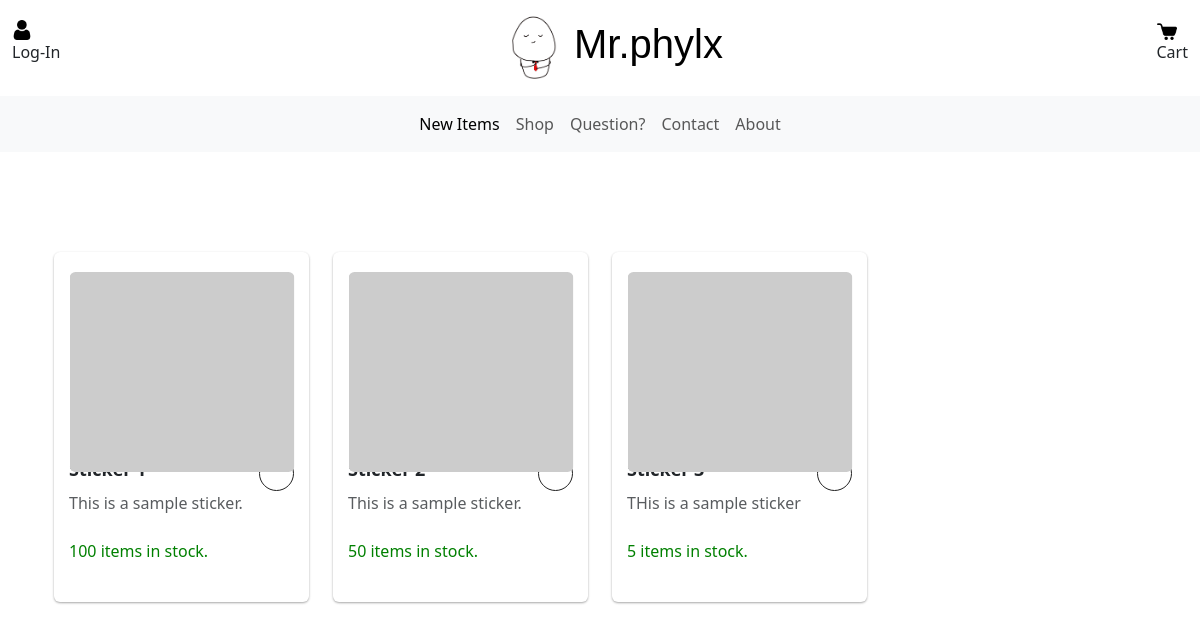
Page /shop on the committed database.
### PratyushDoodlesApp/models/ProductModel.py (models this page shows, shortened)
class Product(db.Model):
    __tablename__ = 'product'
    id = db.Column(db.Integer, primary_key=True)
    name = db.Column(db.String(255), nullable=False)
    description = db.Column(db.String(255), nullable=False)
    price = db.Column(db.Integer, nullable=False)
    stock_quantity = db.Column(db.Integer, nullable=False)
    product_images = db.relationship('ProductImage', backref = 'of_product', lazy=True)

### PratyushDoodlesApp/business/shop.py (the view)
@shop_bp.route('/shop')
def shop():
    user = get_current_user()
    products = Product.query.all()
    data = {'user': user}
    if len(products) == 0:
        data['show_error'] = "No Products Listed!"
    else:
        data['products'] = products
    return render_template('shop.html', data = data)

### PratyushDoodlesApp/business/util.py (called while the page is built)
def get_current_user():
    user_id = session.get('user_id')
    if user_id:
        return User.query.filter_by(id = user_id).first()
    return None

### PratyushDoodlesApp/templates/shop.html
{% extends 'ui/base_page.html' %}
{% block content %}
<div class="container text-center">
    <div class="shell">
        <div class="container">
            <div class="row">
                {% if data.products %}
                    {% for product in data.products %}
                        <div class="col-md-3">
                            {% with product=product %}
                                {% include 'ui/product_card.html' %}
                            {% endwith %}
                        </div>
                    {% endfor %}
                {% endif %}
            </div>
        </div>
    </div>
</div>
{% endblock %}

### PratyushDoodlesApp/templates/ui/product_card.html (shortened to what this page needs)
<div class="wsk-cp-product">
    <div class="wsk-cp-img">
        <img src="{{ product.product_images[0].picture_url }}" alt="Product" class="img-responsive" />
    </div>
    <div class="wsk-cp-text">
        <div class="title-product">
            <h3> Rs {{ product.price }}/-</h3>
        </div>
        <div class="card-footer">
            <div class="wcf-left"><span class="price">{{ product.name }}</span></div>
            <div class="wcf-right"><a href="#" class="buy-btn"></a></div>
        </div>
        <div class="description-prod text-muted">
            <p>{{ product.description }}</p>
        </div>
        <div class="description-prod items-in-stock">
            <p>{{ product.stock_quantity }} items in stock.</p>
        </div>
        <div class="category">
        </div>
    </div>
</div>

### PratyushDoodlesApp/static/styles/custom.css (style rules this page uses)
* { margin: 0; padding: 0; box-sizing: border-box; }
body { margin: 0; padding: 0; }

### PratyushDoodlesApp/static/styles/product_card.css (style rules this page uses)
body { font-family: 'Muli', sans-serif; background: #ddd; }
.shell { padding: 80px 0; }
.wsk-cp-product { height: 350px; background: #fff; padding: 15px; border-radius: 6px; box-shadow: 0 1px 3px rgba(0, 0, 0, 0.12), 0 1px 2px rgba(0, 0, 0, 0.24); position: relative; margin: 20px auto; }
.wsk-cp-img { height: 300px; position: absolute; top: 5px; left: 50%; transform: translate(-50%); -webkit-transform: translate(-50%); -ms-transform: translate(-50%); -moz-transform: translate(-50%); -o-transform: translate(-50%); -khtml-transform: translate(-50%); width: 100%; padding: 15px; transition: all 0.2s ease-in-out; }
.wsk-cp-img img { height: 200px; width: 100%; transition: all 0.2s ease-in-out; border-radius: 6px; }
.wsk-cp-text { padding-top: 60%; }
.wsk-cp-text .category { text-align: left; font-size: 12px; font-weight: bold; padding: 5px; position: relative; transition: all 0.2s ease-in-out; }
.wsk-cp-text .title-product { text-align: left; }
.wsk-cp-text .title-product h3 { font-size: 20px; font-weight: bold; margin: 15px auto; overflow: hidden; white-space: nowrap; text-overflow: ellipsis; width: 100%; }
.wsk-cp-text .description-prod { text-align: left; width: 100%; overflow: hidden; display: -webkit-box; -webkit-line-clamp: 3; -webkit-box-orient: vertical; }
.wsk-cp-text .description-prod p { margin: 0; min-height: 3em; overflow: hidden; text-overflow: ellipsis; white-space: normal; display: -webkit-box; -webkit-line-clamp: 2; -webkit-box-orient: vertical; }
.items-in-stock { color: green; }
.card-footer { padding: 25px 0 5px; border-top: 1px solid #ddd; }
.card-footer:after, .card-footer:before { content: ''; display: table; }
.card-footer:after { clear: both; }
.card-footer .wcf-left { float: left; }
.card-footer .wcf-right { float: right; }
.price { font-size: 18px; font-weight: bold; }
a.buy-btn { display: block; color: #212121; text-align: center; font-size: 18px; width: 35px; height: 35px; line-height: 35px; border-radius: 50%; border: 1px solid #212121; transition: all 0.2s ease-in-out; }

### rows in the picture
Product: description "This is a sample sticker.", stock_quantity "100"
Product: description "This is a sample sticker.", stock_quantity "50"
Product: description "THis is a sample sticker", stock_quantity "5"
